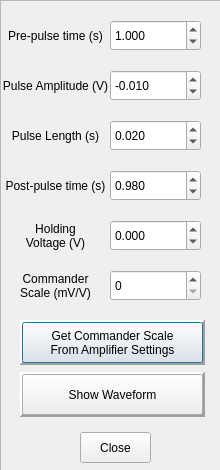
<?xml version="1.0" encoding="UTF-8"?>
<ui version="4.0">
 <class>Dialog</class>
 <widget class="QDialog" name="Dialog">
  <property name="geometry">
   <rect>
    <x>0</x>
    <y>0</y>
    <width>220</width>
    <height>470</height>
   </rect>
  </property>
  <property name="maximumSize">
   <size>
    <width>220</width>
    <height>470</height>
   </size>
  </property>
  <property name="windowTitle">
   <string>Amplifier Telegraph</string>
  </property>
  <widget class="QFrame" name="frame">
   <property name="geometry">
    <rect>
     <x>0</x>
     <y>0</y>
     <width>221</width>
     <height>471</height>
    </rect>
   </property>
   <property name="frameShape">
    <enum>QFrame::StyledPanel</enum>
   </property>
   <property name="frameShadow">
    <enum>QFrame::Plain</enum>
   </property>
   <property name="lineWidth">
    <number>0</number>
   </property>
   <widget class="QLabel" name="label_17">
    <property name="geometry">
     <rect>
      <x>0</x>
      <y>120</y>
      <width>111</width>
      <height>31</height>
     </rect>
    </property>
    <property name="toolTip">
     <string>Length of pulse</string>
    </property>
    <property name="text">
     <string>Pulse Length (s)</string>
    </property>
    <property name="alignment">
     <set>Qt::AlignCenter</set>
    </property>
   </widget>
   <widget class="QLabel" name="label_16">
    <property name="geometry">
     <rect>
      <x>0</x>
      <y>20</y>
      <width>111</width>
      <height>31</height>
     </rect>
    </property>
    <property name="toolTip">
     <string>Length of time before the test pulse</string>
    </property>
    <property name="text">
     <string>Pre-pulse time (s)</string>
    </property>
    <property name="alignment">
     <set>Qt::AlignCenter</set>
    </property>
   </widget>
   <widget class="QDoubleSpinBox" name="pulse_length_spinner">
    <property name="geometry">
     <rect>
      <x>110</x>
      <y>120</y>
      <width>91</width>
      <height>31</height>
     </rect>
    </property>
    <property name="toolTip">
     <string>Length of pulse</string>
    </property>
    <property name="buttonSymbols">
     <enum>QAbstractSpinBox::UpDownArrows</enum>
    </property>
    <property name="decimals">
     <number>3</number>
    </property>
    <property name="maximum">
     <double>1.000000000000000</double>
    </property>
    <property name="singleStep">
     <double>0.010000000000000</double>
    </property>
    <property name="value">
     <double>0.020000000000000</double>
    </property>
   </widget>
   <widget class="QDoubleSpinBox" name="amplitude_spinner">
    <property name="geometry">
     <rect>
      <x>110</x>
      <y>70</y>
      <width>91</width>
      <height>31</height>
     </rect>
    </property>
    <property name="toolTip">
     <string>Amplitude of voltage step</string>
    </property>
    <property name="buttonSymbols">
     <enum>QAbstractSpinBox::UpDownArrows</enum>
    </property>
    <property name="decimals">
     <number>3</number>
    </property>
    <property name="minimum">
     <double>-10.000000000000000</double>
    </property>
    <property name="maximum">
     <double>10.000000000000000</double>
    </property>
    <property name="singleStep">
     <double>0.001000000000000</double>
    </property>
    <property name="value">
     <double>-0.010000000000000</double>
    </property>
   </widget>
   <widget class="QDoubleSpinBox" name="down_spinner_1">
    <property name="geometry">
     <rect>
      <x>110</x>
      <y>20</y>
      <width>91</width>
      <height>31</height>
     </rect>
    </property>
    <property name="toolTip">
     <string>Length of pre pulse down time</string>
    </property>
    <property name="buttonSymbols">
     <enum>QAbstractSpinBox::UpDownArrows</enum>
    </property>
    <property name="decimals">
     <number>3</number>
    </property>
    <property name="maximum">
     <double>1000.000000000000000</double>
    </property>
    <property name="singleStep">
     <double>0.010000000000000</double>
    </property>
    <property name="value">
     <double>1.000000000000000</double>
    </property>
   </widget>
   <widget class="QLabel" name="label_18">
    <property name="geometry">
     <rect>
      <x>0</x>
      <y>70</y>
      <width>111</width>
      <height>31</height>
     </rect>
    </property>
    <property name="toolTip">
     <string>Amplitude of voltage step</string>
    </property>
    <property name="text">
     <string>Pulse Amplitude (V)</string>
    </property>
    <property name="alignment">
     <set>Qt::AlignCenter</set>
    </property>
   </widget>
   <widget class="QDoubleSpinBox" name="down_spinner_2">
    <property name="geometry">
     <rect>
      <x>110</x>
      <y>170</y>
      <width>91</width>
      <height>31</height>
     </rect>
    </property>
    <property name="toolTip">
     <string>Length of time after the pulse</string>
    </property>
    <property name="buttonSymbols">
     <enum>QAbstractSpinBox::UpDownArrows</enum>
    </property>
    <property name="decimals">
     <number>3</number>
    </property>
    <property name="maximum">
     <double>1000.000000000000000</double>
    </property>
    <property name="singleStep">
     <double>0.010000000000000</double>
    </property>
    <property name="value">
     <double>0.980000000000000</double>
    </property>
   </widget>
   <widget class="QLabel" name="label_21">
    <property name="geometry">
     <rect>
      <x>0</x>
      <y>170</y>
      <width>111</width>
      <height>31</height>
     </rect>
    </property>
    <property name="toolTip">
     <string>Length of time after the test pulse</string>
    </property>
    <property name="text">
     <string>Post-pulse time (s)</string>
    </property>
    <property name="alignment">
     <set>Qt::AlignCenter</set>
    </property>
   </widget>
   <widget class="QSpinBox" name="commander_scale_spinner">
    <property name="geometry">
     <rect>
      <x>110</x>
      <y>270</y>
      <width>91</width>
      <height>31</height>
     </rect>
    </property>
    <property name="toolTip">
     <string>Input scale done by amplifier</string>
    </property>
    <property name="buttonSymbols">
     <enum>QAbstractSpinBox::UpDownArrows</enum>
    </property>
   </widget>
   <widget class="QLabel" name="label_19">
    <property name="geometry">
     <rect>
      <x>0</x>
      <y>270</y>
      <width>111</width>
      <height>31</height>
     </rect>
    </property>
    <property name="toolTip">
     <string>Input scale done by amplifier</string>
    </property>
    <property name="text">
     <string>Commander 
Scale (mV/V)</string>
    </property>
    <property name="alignment">
     <set>Qt::AlignCenter</set>
    </property>
   </widget>
   <widget class="QFrame" name="frame_7">
    <property name="geometry">
     <rect>
      <x>20</x>
      <y>320</y>
      <width>185</width>
      <height>45</height>
     </rect>
    </property>
    <property name="toolTip">
     <string>Get commander scale from amplifier settings file</string>
    </property>
    <property name="frameShape">
     <enum>QFrame::Panel</enum>
    </property>
    <property name="frameShadow">
     <enum>QFrame::Raised</enum>
    </property>
    <property name="lineWidth">
     <number>3</number>
    </property>
    <property name="midLineWidth">
     <number>1</number>
    </property>
   </widget>
   <widget class="QPushButton" name="get_commander_scale_button">
    <property name="geometry">
     <rect>
      <x>22</x>
      <y>322</y>
      <width>181</width>
      <height>41</height>
     </rect>
    </property>
    <property name="toolTip">
     <string/>
    </property>
    <property name="text">
     <string>Get Commander Scale 
From Amplifier Settings</string>
    </property>
   </widget>
   <widget class="QPushButton" name="show_wave_button">
    <property name="geometry">
     <rect>
      <x>22</x>
      <y>374</y>
      <width>181</width>
      <height>41</height>
     </rect>
    </property>
    <property name="toolTip">
     <string>Show Waveform</string>
    </property>
    <property name="text">
     <string>Show Waveform</string>
    </property>
   </widget>
   <widget class="QFrame" name="frame_9">
    <property name="geometry">
     <rect>
      <x>20</x>
      <y>372</y>
      <width>185</width>
      <height>45</height>
     </rect>
    </property>
    <property name="toolTip">
     <string>Show Waveform</string>
    </property>
    <property name="frameShape">
     <enum>QFrame::Panel</enum>
    </property>
    <property name="frameShadow">
     <enum>QFrame::Raised</enum>
    </property>
    <property name="lineWidth">
     <number>3</number>
    </property>
    <property name="midLineWidth">
     <number>1</number>
    </property>
   </widget>
   <widget class="QPushButton" name="close_window">
    <property name="geometry">
     <rect>
      <x>80</x>
      <y>432</y>
      <width>71</width>
      <height>31</height>
     </rect>
    </property>
    <property name="toolTip">
     <string>Close the amplifier telegraph editor</string>
    </property>
    <property name="text">
     <string>Close</string>
    </property>
   </widget>
   <widget class="QDoubleSpinBox" name="holding_voltage_spinner">
    <property name="geometry">
     <rect>
      <x>110</x>
      <y>220</y>
      <width>91</width>
      <height>31</height>
     </rect>
    </property>
    <property name="toolTip">
     <string>Input scale done by amplifier</string>
    </property>
    <property name="buttonSymbols">
     <enum>QAbstractSpinBox::UpDownArrows</enum>
    </property>
    <property name="decimals">
     <number>3</number>
    </property>
    <property name="minimum">
     <double>-100.000000000000000</double>
    </property>
    <property name="maximum">
     <double>100.000000000000000</double>
    </property>
    <property name="singleStep">
     <double>0.001000000000000</double>
    </property>
   </widget>
   <widget class="QLabel" name="label_26">
    <property name="geometry">
     <rect>
      <x>0</x>
      <y>220</y>
      <width>111</width>
      <height>31</height>
     </rect>
    </property>
    <property name="toolTip">
     <string>Input scale done by amplifier</string>
    </property>
    <property name="text">
     <string>Holding 
Voltage (V)</string>
    </property>
    <property name="alignment">
     <set>Qt::AlignCenter</set>
    </property>
   </widget>
   <zorder>frame_9</zorder>
   <zorder>label_17</zorder>
   <zorder>label_16</zorder>
   <zorder>pulse_length_spinner</zorder>
   <zorder>amplitude_spinner</zorder>
   <zorder>down_spinner_1</zorder>
   <zorder>label_18</zorder>
   <zorder>down_spinner_2</zorder>
   <zorder>label_21</zorder>
   <zorder>commander_scale_spinner</zorder>
   <zorder>label_19</zorder>
   <zorder>frame_7</zorder>
   <zorder>get_commander_scale_button</zorder>
   <zorder>show_wave_button</zorder>
   <zorder>close_window</zorder>
   <zorder>holding_voltage_spinner</zorder>
   <zorder>label_26</zorder>
  </widget>
 </widget>
 <resources/>
 <connections/>
</ui>
